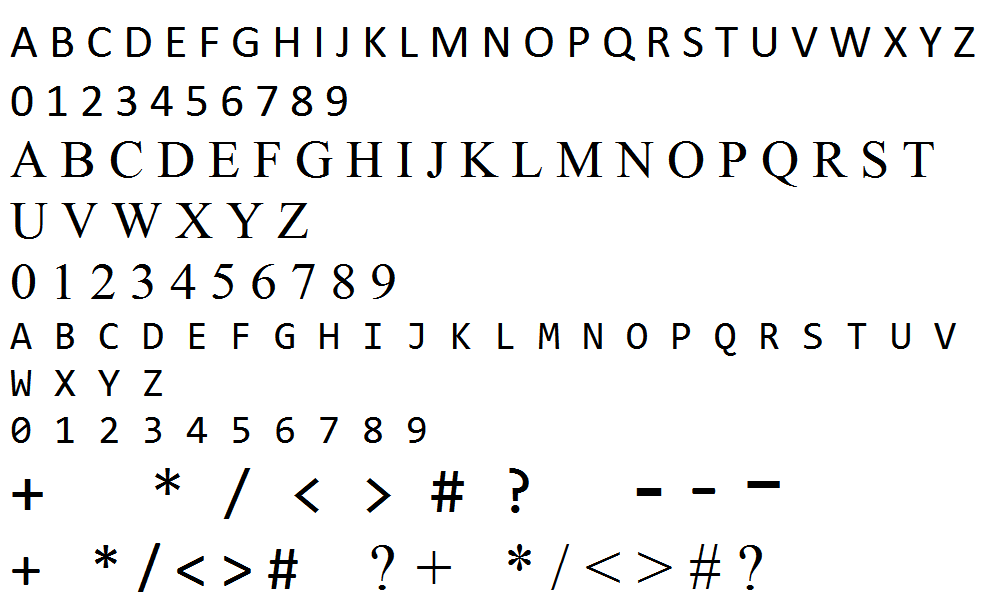
#> input picture training_chars.png, 982 x 593 px
$ python GenData.py   (Python 2 division)   (older library calls are emulated)
#> lines starting #> are read from the running program, lines starting #| are printed output that depends on the picture; after the words box and inside, x2 and y2 are one past the last pixel; in counts of white or black regions, pixels touching at a corner belong together
# GenData.py

import sys
import numpy as np
import cv2
import os

# module level variables ##########################################################################
MIN_CONTOUR_AREA = 100

RESIZED_IMAGE_WIDTH = 20
RESIZED_IMAGE_HEIGHT = 30

###################################################################################################
def main():
    imgTrainingNumbers = cv2.imread("training_chars.png")
#> imgTrainingNumbers is the input picture: shape (593, 982, 3); mean B, G, R 240.2, 240.2, 240.2

    if imgTrainingNumbers is None:
        print "error: image not read from file \n\n"
        os.system("pause")
        return
    # end if

    imgGray = cv2.cvtColor(imgTrainingNumbers, cv2.COLOR_BGR2GRAY)
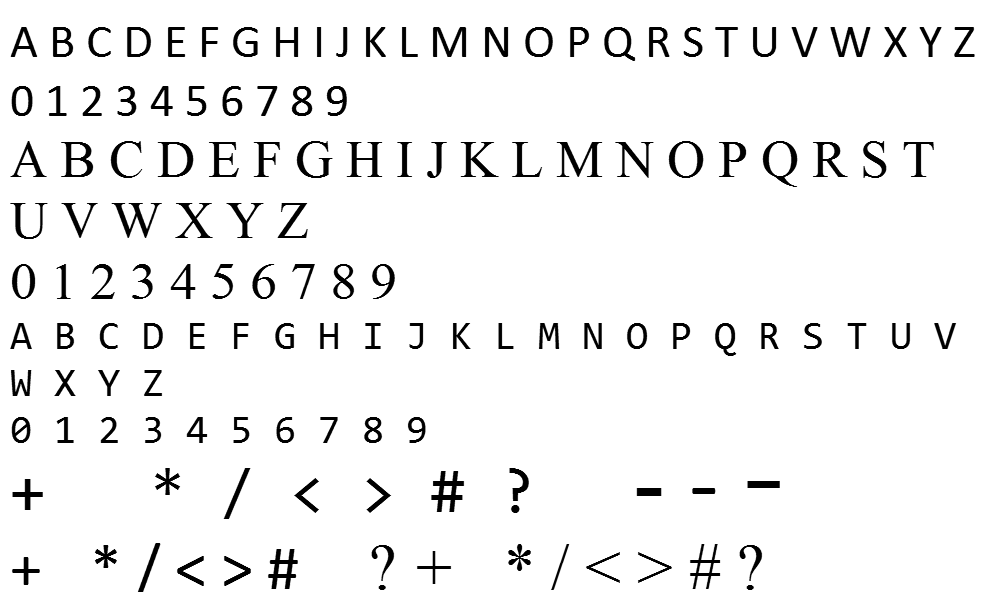
#> imgGray: shape (593, 982); min 0, max 255, mean 240.2
    imgBlurred = cv2.GaussianBlur(imgGray, (5,5), 0)
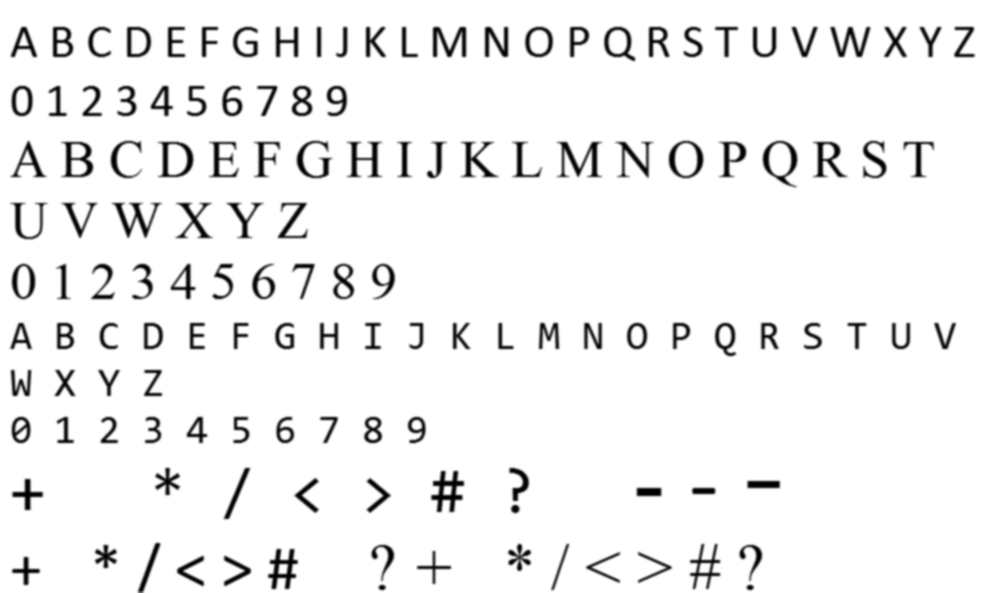
#> imgBlurred: shape (593, 982); min 0, max 255, mean 240.2


    imgThresh = cv2.adaptiveThreshold(imgBlurred,
                                      255,                                  # make pixels that pass the threshold full white
                                      cv2.ADAPTIVE_THRESH_GAUSSIAN_C,       # use gaussian rather than mean, seems to give better results
                                      cv2.THRESH_BINARY_INV,                # invert so foreground will be white, background will be black
                                      11,                                   # size of a pixel neighborhood used to calculate threshold value
                                      2)                                    # constant subtracted from the mean or weighted mean
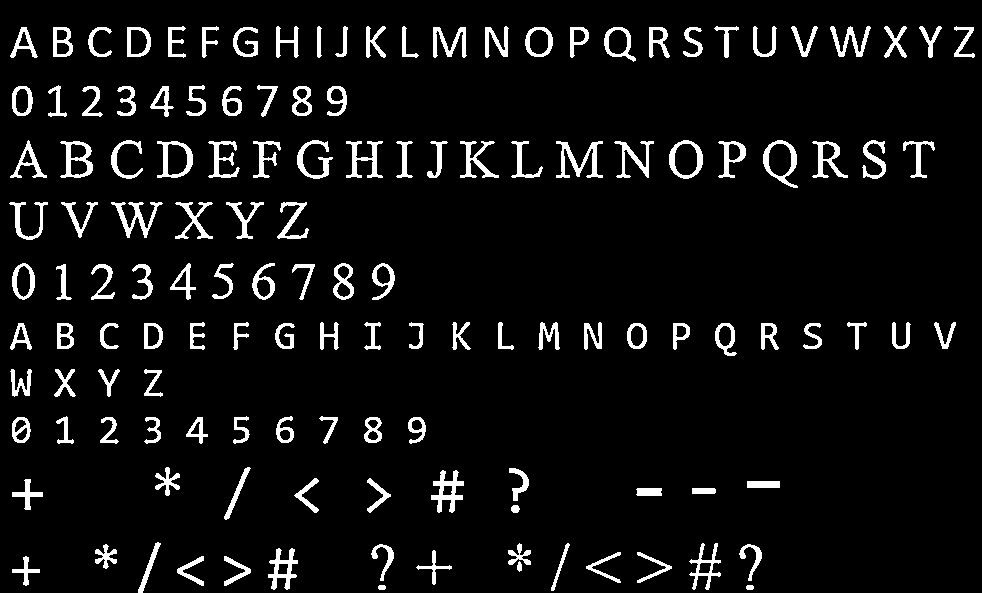
#> imgThresh: shape (593, 982); 6.6% white; 136 white regions

    cv2.imshow("imgThresh", imgThresh)

    imgThreshCopy = imgThresh.copy()

    imgContours, npaContours, npaHierarchy = cv2.findContours(imgThreshCopy,
                                                 cv2.RETR_EXTERNAL,                 # retrieve the outermost contours only
                                                 cv2.CHAIN_APPROX_SIMPLE)           # compress horizontal, vertical, and diagonal segments and leave only their end points
#> npaContours = 136 contours; largest, box (x1, y1, x2, y2) and area: (763, 140, 798, 188) 1030, (669, 140, 703, 179) 989, (157, 141, 193, 178) 924, (60, 141, 93, 178) 829, (604, 27, 636, 62) 674; npaHierarchy = 136 rows, first 6: [1, -1, -1, -1], [2, 0, -1, -1], [3, 1, -1, -1], [4, 2, -1, -1], [5, 3, -1, -1], [6, 4, -1, -1]

                                # declare empty numpy array, we will use this to write to file later
                                # zero rows, enough cols to hold all image data
    npaFlattenedImages =  np.empty((0, RESIZED_IMAGE_WIDTH * RESIZED_IMAGE_HEIGHT))

    intClassifications = []         # declare empty classifications list, this will be our list of how we are classifying our chars from user input, we will write to file at the end


    intValidChars = [ord('0'), ord('1'), ord('2'), ord('3'), ord('4'), ord('5'), ord('6'), ord('7'), ord('8'), ord('9'),
                     ord('+'), ord('-'), ord('*'), ord('/'), ord('#'), ord('<'), ord('>'),ord('?'),
                     ord('A'), ord('B'), ord('C'), ord('D'), ord('E'), ord('F'), ord('G'), ord('H'), ord('I'), ord('J'),
                     ord('K'), ord('L'), ord('M'), ord('N'), ord('O'), ord('P'), ord('Q'), ord('R'), ord('S'), ord('T'),
                     ord('U'), ord('V'), ord('W'), ord('X'), ord('Y'), ord('Z')]

    for npaContour in npaContours:
        if cv2.contourArea(npaContour) > MIN_CONTOUR_AREA:
            [intX, intY, intW, intH] = cv2.boundingRect(npaContour)

                                                # draw rectangle around each contour as we ask user for input
            cv2.rectangle(imgTrainingNumbers,           # draw rectangle on original training image
                          (intX, intY),                 # upper left corner
                          (intX+intW,intY+intH),        # lower right corner
                          (0, 0, 255),                  # red
                          2)                            # thickness

            imgROI = imgThresh[intY:intY+intH, intX:intX+intW]                                  # crop char out of threshold image
            imgROIResized = cv2.resize(imgROI, (RESIZED_IMAGE_WIDTH, RESIZED_IMAGE_HEIGHT))     # resize image, this will be more consistent for recognition and storage

            cv2.imshow("imgROI", imgROI)                    # show cropped out char for reference
            cv2.imshow("imgROIResized", imgROIResized)      # show resized image for reference
            cv2.imshow("training_numbers.png", imgTrainingNumbers)      # show training numbers image, this will now have red rectangles drawn on it

            intChar = cv2.waitKey(0)                     # get key press

            if intChar == 27:                   # if esc key was pressed
                sys.exit()
            elif intChar in intValidChars:

                intClassifications.append(intChar)                                                # append classification char to integer list of chars (we will convert to float later before writing to file)

                npaFlattenedImage = imgROIResized.reshape((1, RESIZED_IMAGE_WIDTH * RESIZED_IMAGE_HEIGHT))  # flatten image to 1d numpy array so we can write to file later
                npaFlattenedImages = np.append(npaFlattenedImages, npaFlattenedImage, 0)                    # add current flattened impage numpy array to list of flattened image numpy arrays
#> this loop made 5 passes; (key Q is pressed on pass 4)
#> (intX, intY, intW, intH) on passes 4 to 5: (224, 556, 27, 30), (177, 556, 27, 30)
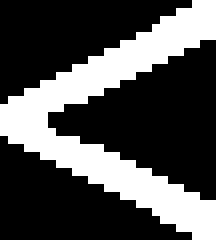
#> imgROI: shape (30, 27) (shown 8 times larger); 31.1% white; 1 white region, box (x1, y1, x2, y2) and area: (0, 0, 27, 30) 252
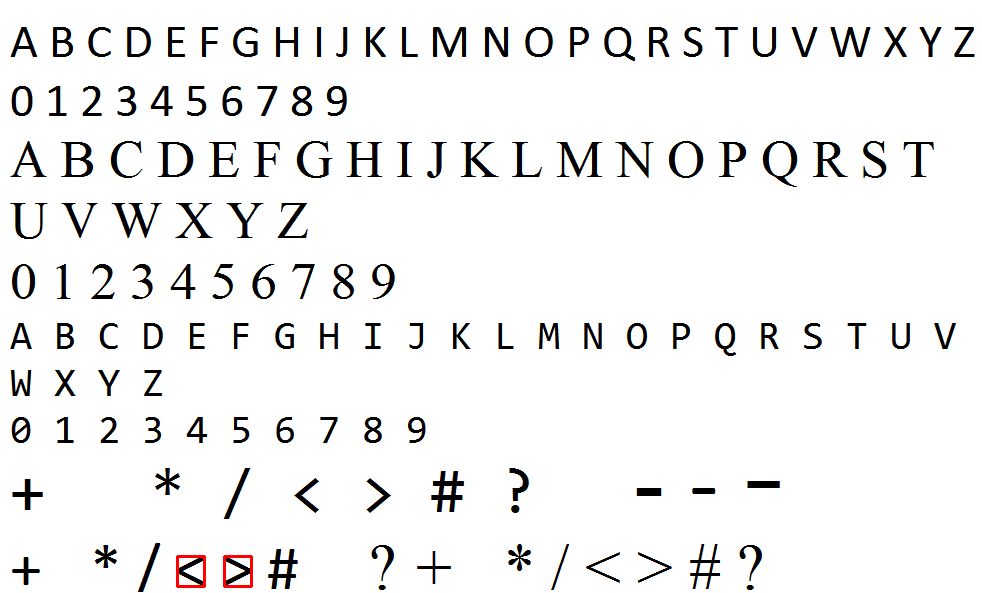
#> imgTrainingNumbers: shape (593, 982, 3); 0.12% of pixels changed, all inside (x1, y1, x2, y2) = (176, 555, 253, 588)
#> after the loop, intClassifications = [81]
            # end if
        # end if
    # end for

    fltClassifications = np.array(intClassifications, np.float32)                   # convert classifications list of ints to numpy array of floats

    npaClassifications = fltClassifications.reshape((fltClassifications.size, 1))   # flatten numpy array of floats to 1d so we can write to file later

    print "\n\ntraining complete !!\n"

    np.savetxt("classifications.txt", npaClassifications)           # write flattened images to file
    np.savetxt("flattened_images.txt", npaFlattenedImages)          #

    cv2.destroyAllWindows()             # remove windows from memory

    return

###################################################################################################
if __name__ == "__main__":
    main()
#> (the program exits here)
